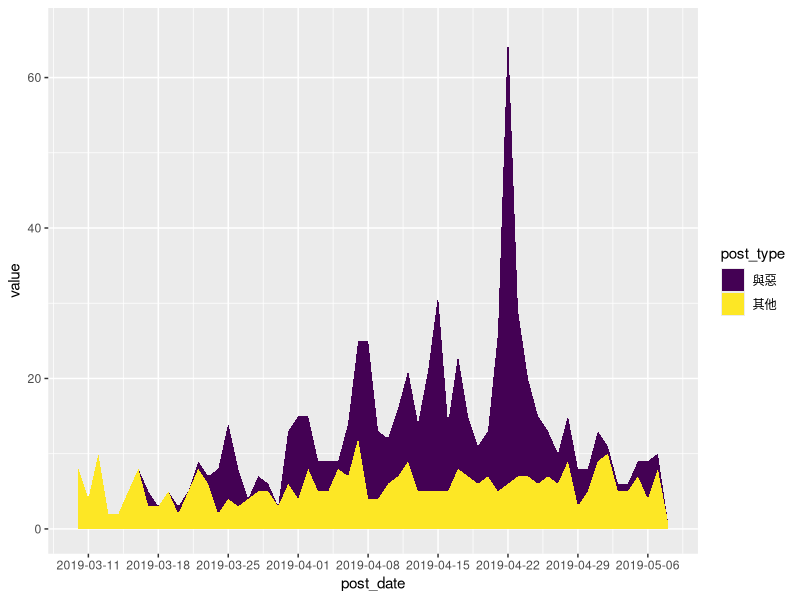

R code for this plot:
library(tidyverse)
library(magrittr)
library(lubridate)
library(readxl)
library(ggplot2)

post_df <- read_excel("TaiwanDrama.xlsx")

post_df %<>%
  mutate(comment_no=as.integer(comment_no),
         push_no=as.integer(push_no),
         commenter_no=as.integer(commenter_no)) %>%
  mutate(post_date=as.Date(post_date)) %>%
  mutate(keywd_in_ti=grepl("與惡", title),
         keywd_in_tx=grepl("與惡", ptext))

# 相關文章數
print(paste("資料庫內總文章數", nrow(post_df)))
print(paste("標題出現「與惡」的文章數", length(which(post_df$keywd_in_ti))))
print(paste("內文出現「與惡」的文章數", length(which(post_df$keywd_in_tx))))
print(paste("標題和內文都出現「與惡」的文章數", length(which(post_df$keywd_in_ti&post_df$keywd_in_tx))))

# 統計每天的發文數
post_df %>%
  group_by(post_date) %>%
  summarise(post_c=n(), rel_post_c=sum(keywd_in_ti|keywd_in_tx)) %>%
  mutate(ir_post_c=post_c-rel_post_c) %>%
  select(-post_c) %>%
  gather(key="post_type", value="value", -post_date) %>%
  mutate(post_type=factor(post_type, levels=c("rel_post_c", "ir_post_c"), labels=c("與惡", "其他"))) %>%
  ggplot(aes(x=post_date, y=value, group=post_type, fill=post_type)) +
  geom_area() +
  scale_x_date(date_breaks="1 week") +
  scale_fill_viridis_d()

# 作者發文數分布
post_df %>%
  filter(keywd_in_ti|keywd_in_tx) %>%
  group_by(author) %>%
  summarise(count=n()) %>%
  arrange(desc(count))
